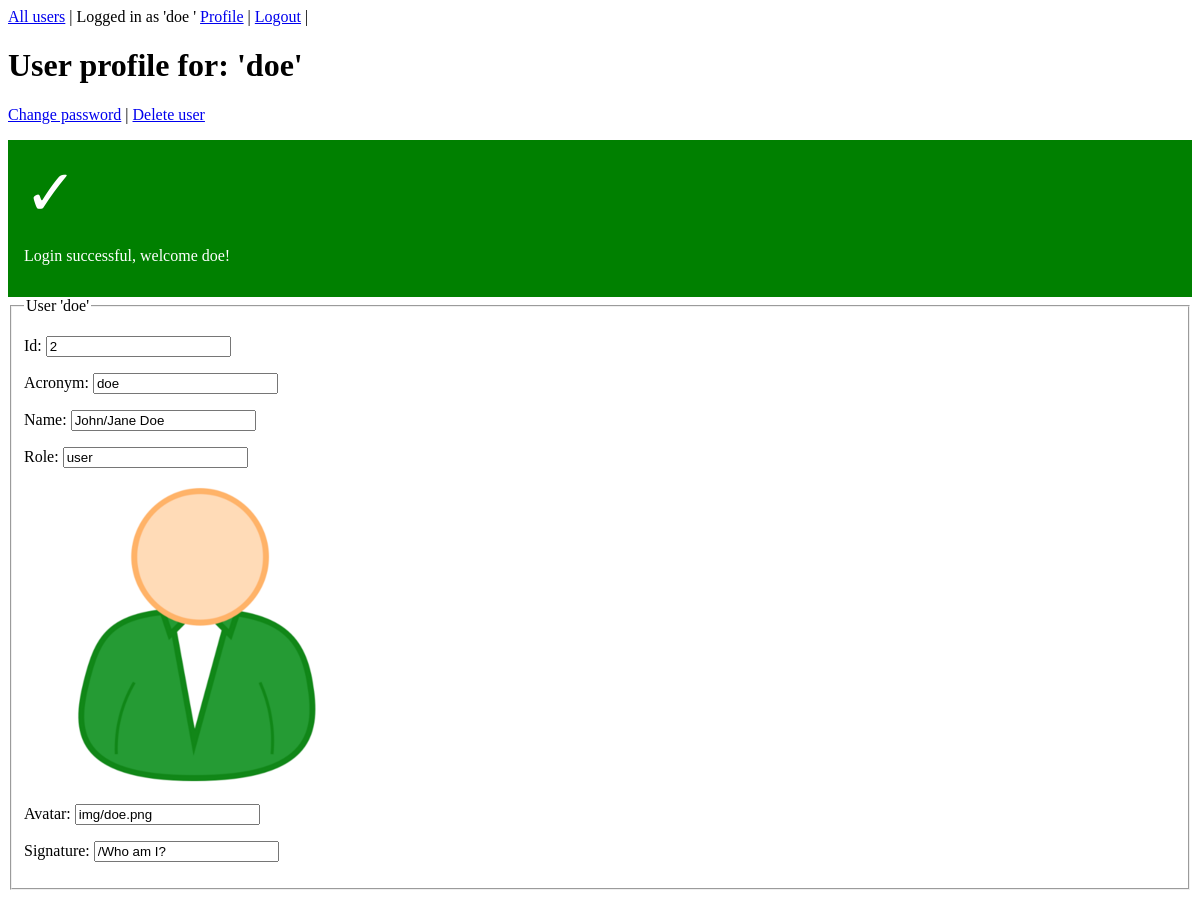
The page /user.php (signed in) on the database its author committed.
### tables this page shows
CREATE TABLE user (
    acronym TEXT PRIMARY KEY,
    name TEXT,
    password TEXT,
    role TEXT,
    avatar TEXT,
    signature TEXT
);

### user.php (called while the page is built, shortened)
<?php
require "view/header.php";
$dsn = "sqlite:db/user.sqlite";
$db = connectToDatabase($dsn);
$sql = <<<EOD
SELECT
    rowid,
    acronym,
    name,
    role,
    avatar,
    signature
FROM user
WHERE
    acronym = ?
;
EOD;
$stmt = $db->prepare($sql);
$args = [$user];
$stmt->execute($args);
$res = $stmt->fetch();
require "view/user.php";

### src/functions.php (called while the page is built, shortened)
<?php
function getFlashMessage(): string
{
    $flashMessage = $_SESSION["flash-message"] ?? "";
    return $flashMessage;
}

### view/user.php (the view)
<?php
$id         = htmlentities($res['rowid'] ?? "");
$acronym    = htmlentities($res['acronym'] ?? "");
$name       = htmlentities($res['name'] ?? "");
$role       = htmlentities($res['role'] ?? "");
$avatar     = htmlentities($res['avatar'] ?? "");
$signature  = htmlentities($res['signature'] ?? "");
?><h1>User profile for: '<?= $acronym ?>'</h1>
<p>
    <a href="change_password.php">Change password</a> |
    <a href="delete_user.php">Delete user</a>
</p>
<?= getFlashMessage() ?>
<form>
    <fieldset>
        <legend>User '<?= $acronym ?>'</legend>
        <p>
            <label>Id:
                <input type="text" name="id" value="<?= $id ?>" readonly="readonly">
            </label>
        </p>
        <p>
            <label>Acronym:
                <input type="text" name="acronym" value="<?= $acronym ?>" readonly="readonly">
            </label>
        </p>
        <p>
            <label>Name:
                <input type="text" name="name" value="<?= $name ?>">
            </label>
        </p>
        <p>
            <label>Role:
                <input type="text" name="role" value="<?= $role ?>" readonly="readonly">
            </label>
        </p>
        <figure class="right">
            <img src="<?= $avatar ?>" alt="Avatar for <?= $acronym ?>">
        </figure>
        <p>
            <label>Avatar:
                <input type="text" name="avatar" value="<?= $avatar ?>">
            </label>
        </p>
        <p>
            <label>Signature:
                <input type="text" name="signature" value="<?= $signature ?>">
            </label>
        </p>
    </fieldset>
</form>

### css/flash.css (style rules this page uses)
.success { background-color: green; color: #fff; }
.success::before { content: "✓ "; font-size: 4rem; }
.success, .warning { padding: 1em; }

### rows shown on the page
user: acronym "doe", name "John/Jane Doe", role "user", avatar (picture), avatar "img/doe.png", signature "/Who am I?"

### other values the page prints
$user "doe"
getFlashMessage() "Login successful, welcome doe!"
